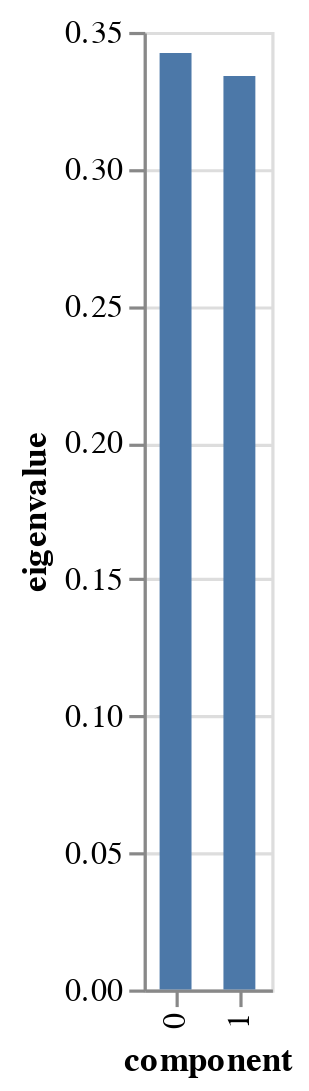

This figure's notebook cell:
### Code cell
mca.scree_plot()

### Figure 1 — Vega-Lite specification as saved in the notebook (floating-point values rounded to 4 significant figures)
{"config": {"view": {"continuousWidth": 300, "continuousHeight": 300}}, "data": {"name": "data-e21b887111b74677520c3e96371c90ce"}, "mark": {"type": "bar", "size": 10}, "encoding": {"tooltip": [{"field": "component", "type": "nominal"}, {"field": "eigenvalue", "type": "quantitative"}, {"field": "% of variance", "type": "quantitative"}, {"field": "% of variance (cumulative)", "type": "quantitative"}], "x": {"field": "component", "type": "nominal"}, "y": {"field": "eigenvalue", "type": "quantitative"}}, "$schema": "https://vega.github.io/schema/vega-lite/v5.8.0.json", "datasets": {"data-e21b887111b74677520c3e96371c90ce": [{"component": "0", "eigenvalue": 0.3423, "% of variance": 12.45, "% of variance (cumulative)": 12.45}, {"component": "1", "eigenvalue": 0.3338, "% of variance": 12.14, "% of variance (cumulative)": 24.59}]}}
